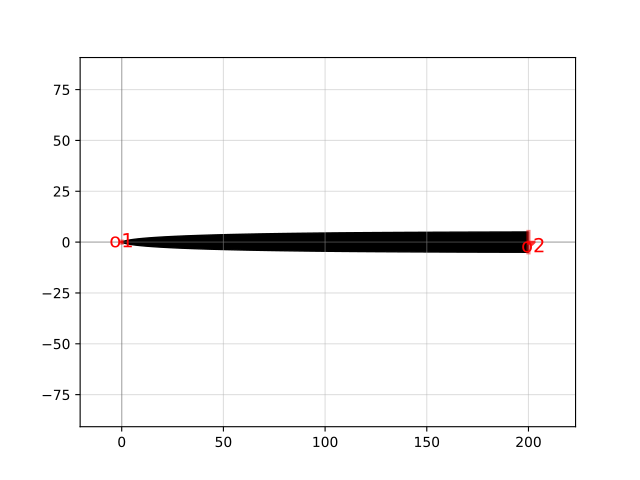

Here is the Python script that generated this plot:
import gdsfactory as gf

c = gf.components.taper_w10_l200()
c.plot()
